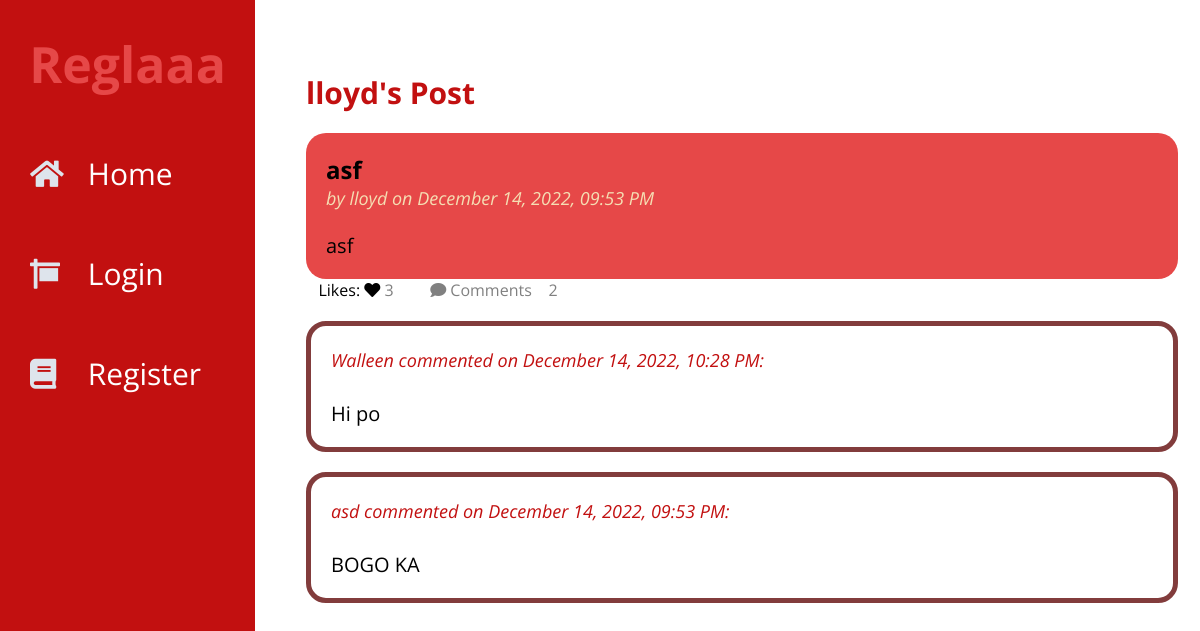
Page /comments/2/view on the committed database.
### tables this page shows
CREATE TABLE user (
  id INTEGER PRIMARY KEY AUTOINCREMENT,
  username TEXT UNIQUE NOT NULL,
  password TEXT NOT NULL
);

CREATE TABLE post (
  id INTEGER PRIMARY KEY AUTOINCREMENT,
  author_id INTEGER NOT NULL,
  created TIMESTAMP DEFAULT (datetime('now','localtime')),
  title TEXT NOT NULL,
  body TEXT NOT NULL,
  FOREIGN KEY (author_id) REFERENCES user (id)
);

CREATE TABLE comments (
  id INTEGER PRIMARY KEY AUTOINCREMENT,
  post_id INTEGER NOT NULL,
  user_id INTEGER NOT NULL,
  body TEXT NOT NULL,
  created TIMESTAMP DEFAULT (datetime('now','localtime')),
  FOREIGN KEY (post_id) REFERENCES post (id),
  FOREIGN KEY (user_id) REFERENCES user (id)
);

### flaskr/blog.py (the view, shortened to what this page needs)
@bp.route("/comments/<int:post_id>/<action>",methods=("GET", "POST"))
def comments(post_id,action):
    db = get_db()
    post = db.execute(
        "SELECT p.id, title, body, created, author_id, username,"
        "(SELECT COUNT(user_id) FROM likes WHERE post_id = p.id) AS likes,"
        "(SELECT COUNT(user_id) FROM comments WHERE post_id = p.id) AS comments"
        " FROM post p JOIN user u ON p.author_id = u.id"
        " WHERE p.id = ?"
        " ORDER BY created DESC"
        , (post_id,),
    ).fetchone()
    comms = db.execute(
        "SELECT c.id, body, created, user_id, username"
        " FROM comments c JOIN user u ON c.user_id = u.id"
        " WHERE c.post_id = ?"
        " ORDER BY created DESC"
        , (post_id,),
    ).fetchall()
    return render_template("blog/comments.html",post=post,comms=comms,action=action)

### flaskr/auth.py (called while the page is built, shortened)
@bp.before_app_request
def load_logged_in_user():
    user_id = session.get("user_id")
    if user_id is None:
        g.user = None
        g.liked = None

### flaskr/db.py (called while the page is built)
def get_db():
    if "db" not in g:
        g.db = sqlite3.connect(
            current_app.config["DATABASE"], detect_types=sqlite3.PARSE_DECLTYPES
        )
        g.db.row_factory = sqlite3.Row
    return g.db

### flaskr/templates/blog/comments.html (shortened to what this page needs)
{% extends 'base.html' %}
{% block posts %}
  <p class="title">{% block title %}{{post['username']}}'s Post{% endblock %}</p>
{% endblock %}
{% block content %}
<article class="post">
        <div class="body">
            <h2>{{ post['title'] }}</h2>
            <p class="about">by {{ post['username'] }} on {{ post['created'].strftime("%B %d, %Y, %I:%M %p") }}</p>
            <br>
            <br>
            <p class="body">{{ post['body'] }}</p>
        </div>
</article>
    <div class="opt">
        {% if g.user %}
            {% if [post['id'],g.user['id']] in g.liked %}
                <a class="unlike" href="{{ url_for('blog.like_action', post_id=post.id, action='unlike') }}">
                    <span class="icon">&nbsp&nbsp&nbsp<i class="fas fa-heart"></i></span>
                    <span class="item">Unlike</span>
                </a>
            {% else %}
                <a href="{{ url_for('blog.like_action', post_id=post.id, action='like') }}">
                    <span class="icon">&nbsp&nbsp&nbsp<i class="fas fa-heart"></i></span>
                    <span class="item">Like {{ like }}</span>
                </a>
            {% endif %}
        {% else %}
        <span class="icon">&nbsp&nbsp&nbspLikes: <i class="fas fa-heart"></i></span>
        {% endif %}
        <p>{{ post['likes'] }}</p>
        <a>
            <span class="icon">&nbsp&nbsp&nbsp<i class="fas fa-comment"></i></span>
            <span class="item">Comments &nbsp&nbsp&nbsp{{ post.comments }}</span>
        </a>
    </div>
{% if action == 'add' %}
<div class="form">
  <form method="post">
    <label for="body">Comment as {{ g.user['username'] }}: </label>
    <textarea class="com" name="body" id="body">{{ request.form['body'] }}</textarea>
    <input type="submit" value="Comment">
  </form>
  </div>
{% else %}
{% for comm in comms %}
<article class="comment">
    <div class="body">
        <p class="about">{{comm.username}} commented on {{comm.created.strftime("%B %d, %Y, %I:%M %p")}}: </p>
        <br>
        <br>
        <p class="body">{{comm.body}}</p>
    </div>
</article>
{% endfor %}
{% endif %}
{% endblock %}

### flaskr/static/style.css (style rules this page uses)
* { list-style: none; text-decoration: none; margin: 0; padding: 0; box-sizing: border-box; font-family: 'Open Sans', sans-serif; }
.post { margin-top: 20px; padding: 20px; border-radius: 20px; background-color: #E64848; transition: all 1s ease; }
.post .about { color: wheat; font-size: 18px; font-style: italic; }
.title { color: #C21010; font-weight: bold; font-size: 30px; }
.opt { display: block; }
.opt a,p { display: inline-block; margin-right: 20px; color: #808080; }
.comment { display: block; margin-top: 20px; padding: 20px; border-radius: 20px; border: 5px solid #823c3c; transition: all 1s ease; font-size: 20px; }
.comment .about { color: #C21010; font-size: 18px; font-style: italic; }
p.body { white-space: pre-line; font-size: 20px; color: black !important; }

### rows in the picture
user: username "lloyd"
post: title "asf", created "December 14, 2022, 09:53 PM", body "asf"
comments: username "Walleen", created "December 14, 2022, 10:28 PM", body "Hi po"
comments: username "asd", created "December 14, 2022, 09:53 PM", body "BOGO KA"

### other values in the picture
{{ post['likes'] }} "3"
{{ post.comments }} "2"
